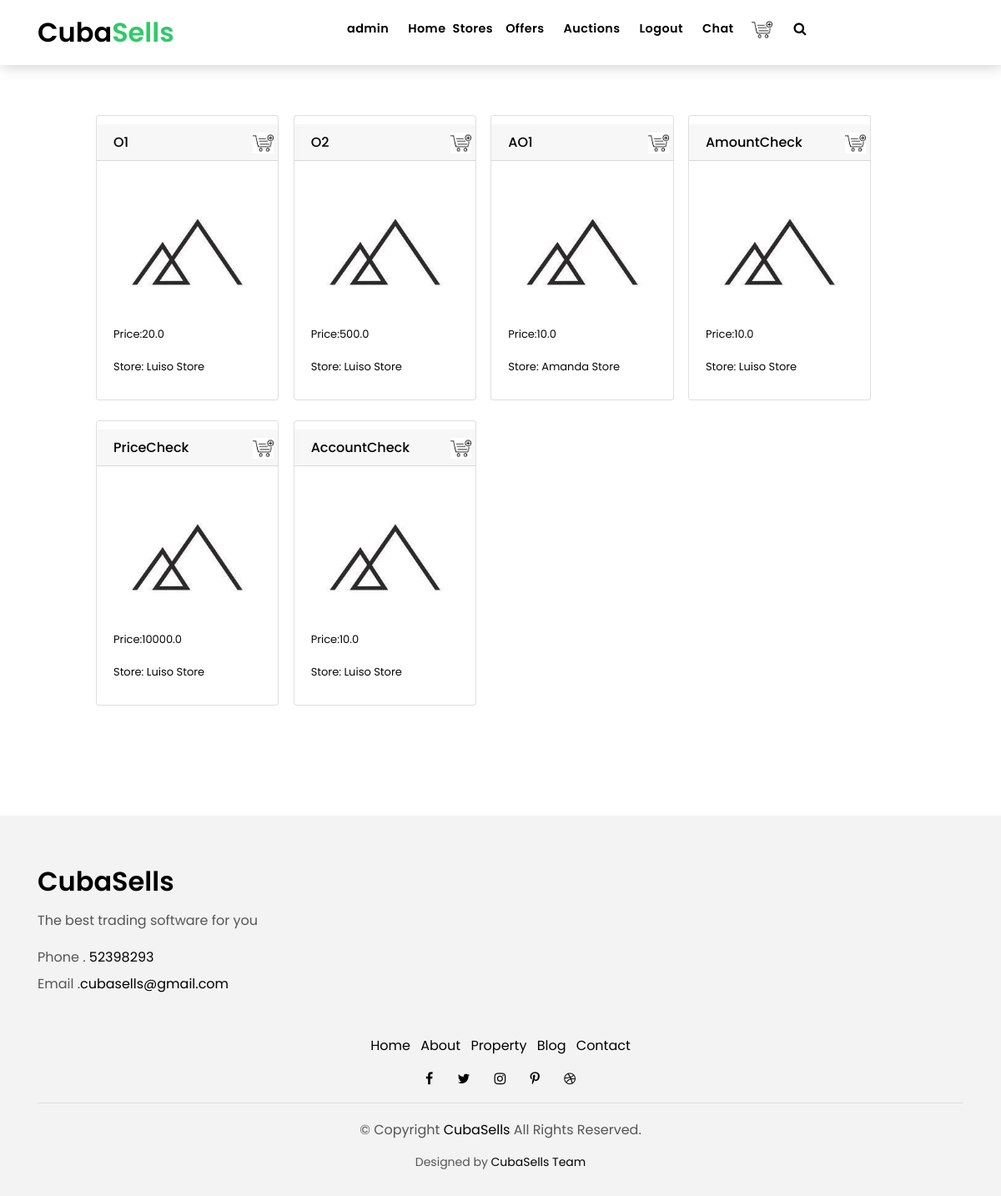
The page /offer/ (signed in) on the database as committed earlier.
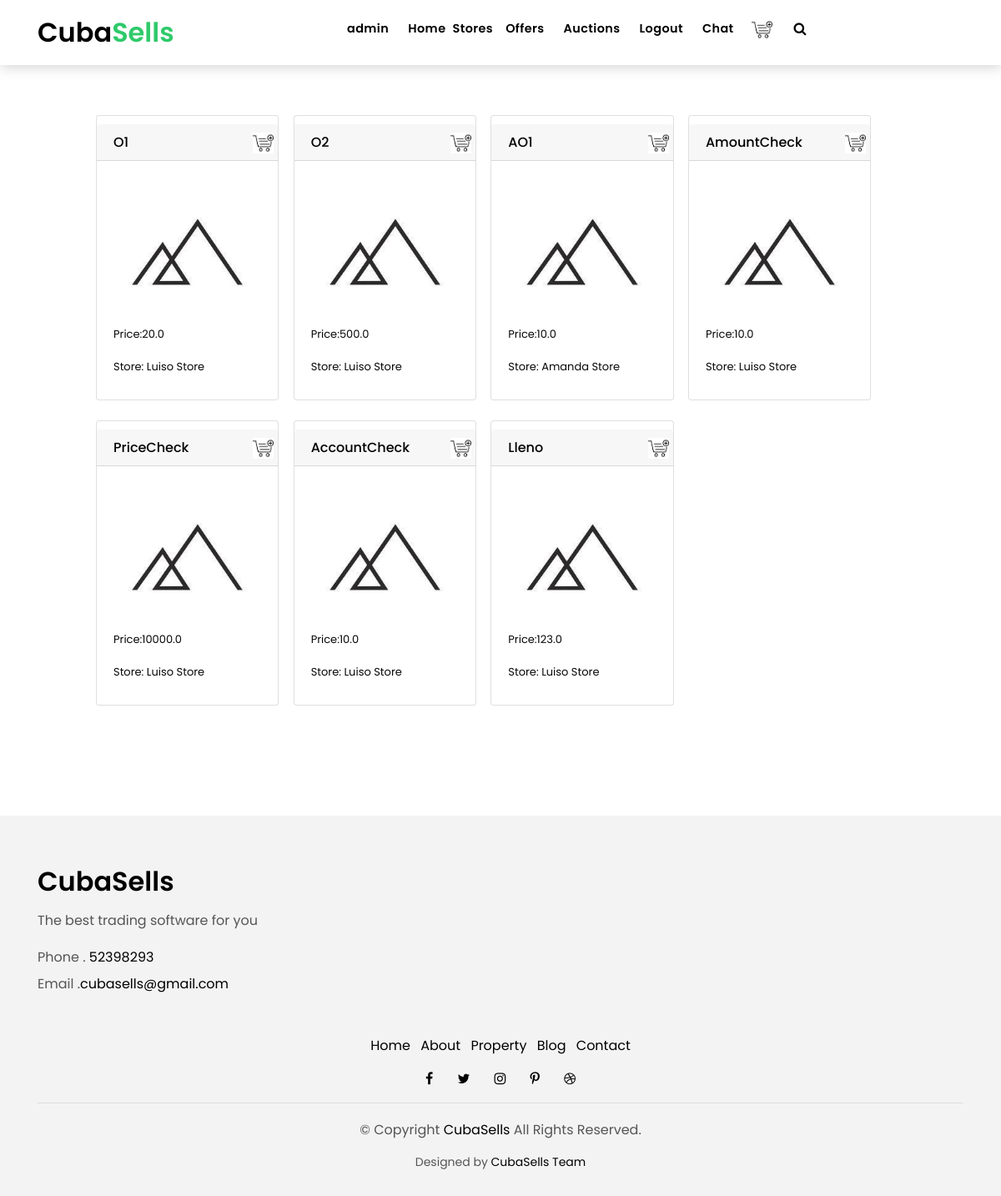
The same page on the database as committed later.
### project/models.py (models this page shows, shortened)
class Offer(models.Model):
    price = models.FloatField(name='Price',validators=(validate_positive,))
    name = models.CharField(name='Offer_name', max_length=50)
    description = models.CharField(name='Offer_description', max_length=150)
    store = models.ForeignKey(Store,name = 'Store', default = -1, on_delete=models.CASCADE)
    buy_offer = models.ManyToManyField(BankAccount,through='BuyOffer',through_fields=('Offer','Buyer'))
    images = models.ManyToManyField(Image, name='Images',related_name='Images_Offer',blank=True)
    tags = models.ManyToManyField(Tag, name='Tags',related_name='Tags_Offer',blank=True)
    suboffer = models.ManyToManyField(SubOffer,name='Suboffer',related_name='Suboffer_offer')

class Store(models.Model):
    name = models.CharField(name='Name',max_length=150)
    create_date = models.DateTimeField(name="Create_Date",auto_now=False, auto_now_add=True)
    email = models.EmailField(name='Email', max_length=254)
    owner = models.ForeignKey(MyUser, name='Owner', on_delete=models.CASCADE)
    description = models.CharField(name="Description",max_length=400, default='',help_text='Description',blank=True)
    images = models.ManyToManyField(Image, name='Images',related_name='Images_Store',blank=True)
    tags = models.ManyToManyField(Tag, name='Tags',related_name='Tags_Store',blank=True)
    phone = models.PositiveIntegerField(name='Phone',null=True,blank=True)
    bank_account = models.ForeignKey(BankAccount,name = 'Bank_Account', on_delete=models.CASCADE)
    def __str__(self):
        return self.Name

### project/offer/views.py (the view, shortened to what this page needs)
# urls.py: path('',OfferListView.as_view(),name='offer_list'),
class OfferListView(FilterOrderAuthenticateListView):
    model = Offer
    template_name = "offer/list.html"
    permission = 'project.view_offer'
    form_order = OfferOrderForm
    form_filter = OfferFilter
    queryset=None
    def get_queryset(self):
        if self.queryset is not None:
            queryset = self.queryset
            if isinstance(queryset, QuerySet):
                queryset = queryset.all()
        elif self.model is not None:
            try:
                queryset = self.model.objects.filter(Store__id=self.kwargs['store_id'])
            except KeyError:
                queryset = self.model._default_manager.all()
        ordering = self.get_ordering()
        if ordering:
            if isinstance(ordering, str):
                ordering = (ordering,)
            queryset = queryset.order_by(*ordering)
        return queryset

### project/custom/views.py (called while the page is built)
    def other_condition(self, request,*args, **kwargs):
        return True

    def get_ordering(self,data = None):
        if data:
            sort_by = [x for x in data if data[x]]
            sort_by = {x:data[f'{x}_decrease'] for x in sort_by if not x.endswith('_decrease') }
            self.ordering = [ (f"-{x}" if sort_by[x] else x) for x in sort_by]
        return self.ordering

    def get_context_data(self, object_list=None,**kwargs):
        context = super().get_context_data(object_list=object_list,**kwargs)
        try:
            context["order"] = kwargs['form']
            context["filter"] = kwargs['form2']
        except KeyError:
            pass
        return context

    def get_form(self,request,get=True):
        if get:
            return self.form_order(request.GET)
        return self.form_order(request.POST)

    def get_form_cleaned_data(self,form):
        form.full_clean()
        return form.cleaned_data

### templates/offer/list.html (shortened to what this page needs)
{%extends 'base/list2.html' %}
{%load static%}
{%block search%}
<button type="button" class="btn btn-search navbar-toggle-box-collapse d-none d-md-block" data-toggle="collapse"
    data-target="#navbarTogglerDemo01" aria-expanded="false" style = "background-color: white; height: 5px;">
    <span class="fa fa-search"  aria-hidden="false"></span>
</button>
{%endblock search%}
{%block url%}
<a href="{%url 'offer:offer_view' object.id%}">{{object.Offer_name}}</a>
{%endblock url%}
{%block cart%}
    <a href="{% url 'cart:cart_create' object.id %}" >
        <img src="{%static 'img/cart.png' %}" class="cart shopping_cart">
    </a>
{%endblock cart%}
{%block add_features%}
<div class = "card-size-font">
    <a> Price:{{object.Price}}</a>
    <br>
    <a>Store: {{object.Store}}</a>
    <div class = "btn-group top" >
    </div>
</div>
{%endblock add_features%}

### templates/base/list2.html (shortened to what this page needs)
{% extends 'base/base.html' %}
{%load static %}
{% block body %}
    {% if object_list %}
    <div class = "container" style = "margin-left:auto; margin-right: auto; margin-top: 10px;">
    <div class="row prod" >
        {% for object in object_list%}
        <div class="col-lg-2 col-md-6 mb-4 btn-modify ">
        <div class="card h-70 card-width top">
                <h6 class="container card-header" >
                    {%block url %}{%endblock url%}
                    {%block cart%}
                    {%endblock cart%}
                </h6>
                <div class="card-body">
                    {% block image %}
                    {%if not object.Images.all%}
                    <a><img class="card-img-top" src="{% static 'img/not_found.jpg' %}" alt=""></a>
                    {%else%}
                    <img class="card-img-top" src="{% static object.Images.all.first.Image.url %}" alt="">
                    {%endif%}
                    {% endblock image %}
                    {% block tag%}
                    <div class  = "black">
                        {%block add_features%}
                        {%endblock add_features%}
                    </div>
                    {%endblock tag%}
                </div>
            </div>
        </div>
        {%endfor%}
    </div>
</div>
    {%else%}
    {%block else%}
    {%endblock else%}
    {%endif%}
{% endblock body %}

Rows that differ between the two databases and show on the page:
added Offer: Offer_name "Lleno", Price "123.0", Store "Luiso Store"
